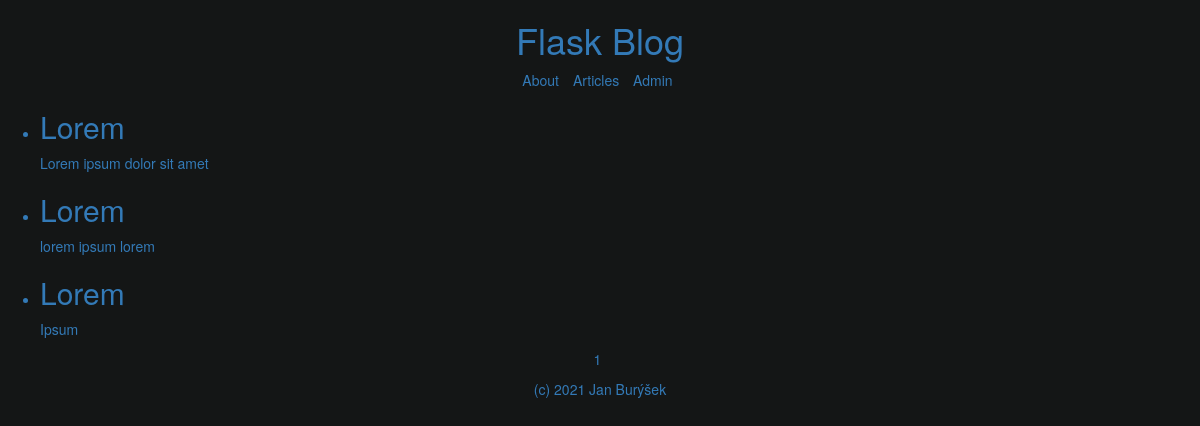
The page /articles/ on the database as committed earlier.
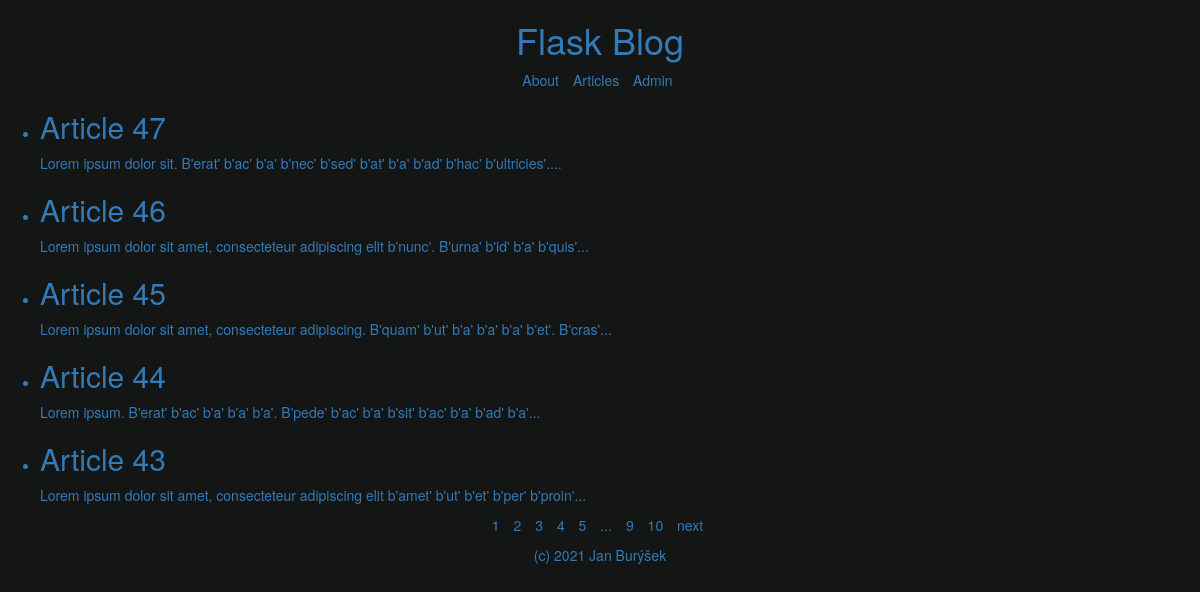
The same page on the database as committed later.
### mdblog/models.py (models this page shows)
class Article(db.Model):
    id = db.Column(db.Integer, primary_key=True)
    title = db.Column(db.String)
    content = db.Column(db.String)

### mdblog/app.py (the view)
@flask_app.route("/articles/", methods=["GET"])
def view_articles():
    page = request.args.get("page", 1, type=int)
    paginate = Article.query.order_by(Article.id.desc()).paginate(page, 5, False)
    return render_template("articles.jinja",
            articles=paginate.items,
            paginate=paginate)

### mdblog/templates/articles.jinja (shortened to what this page needs)
{% extends "_main.jinja" %}
{% block main %}
    {% if articles %}
        <ul>
        {% for article in articles %}
            <li>
                <h2><a href="{{ url_for("view_article", art_id=article.id) }}"> {{ article.title }} </a></h2>
                <p> {{ article.content | truncate(100) }} </p>
            </li>
        {% endfor %}
        </ul>
        <ul class="text-primary list-inline mx-auto justify-content-center text-center" style="list-style: none;">
        {%- for page in paginate.iter_pages() %}
            {% if page %}
                {% if page != paginate.page %}
                    <li> <a href={{ url_for("view_articles", page=page) }}> {{page }} </a></li>
                {% else %}
                    <li> {{page}} </li>
                {% endif %}
            {% else %}
                <li> ... </li>
            {% endif %}
        {%- endfor %}
        {% if paginate.has_next %}
            <li>
                <a href={{url_for("view_articles", page=paginate.next_num)}}> next</a>
            </li>
        {% endif %}
        </ul>
    {% else %}
        <p class= "text-center"> No Articles :( </p>
    {% endif %}
{% endblock %}

Rows that differ between the two databases and show on the page:
no longer on this page (row edited): Article: title "Lorem", content "Lorem ipsum dolor sit amet"
no longer on this page (row edited): Article: title "Lorem", content "lorem ipsum lorem"
no longer on this page (row edited): Article: title "Lorem", content "Ipsum"
added Article: title "Article 47", content "Lorem ipsum dolor sit. B'erat' b'ac' b'a' b'nec' b'sed' b'at' b'a' b'ad' b'hac' b'ultricies'...."
added Article: title "Article 46", content "Lorem ipsum dolor sit amet, consecteteur adipiscing elit b'nunc'. B'urna' b'id' b'a' b'quis'..."
added Article: title "Article 45", content "Lorem ipsum dolor sit amet, consecteteur adipiscing. B'quam' b'ut' b'a' b'a' b'a' b'et'. B'cras'..."
added Article: title "Article 44", content "Lorem ipsum. B'erat' b'ac' b'a' b'a' b'a'. B'pede' b'ac' b'a' b'sit' b'ac' b'a' b'ad' b'a'..."
added Article: title "Article 43", content "Lorem ipsum dolor sit amet, consecteteur adipiscing elit b'amet' b'ut' b'et' b'per' b'proin'..."
Other text that changed with them:
new list line: "2"
new list line: "3"
new list line: "4"
new list line: "5"
new list line: "9"
new list line: "10"
text now shown: "next"
